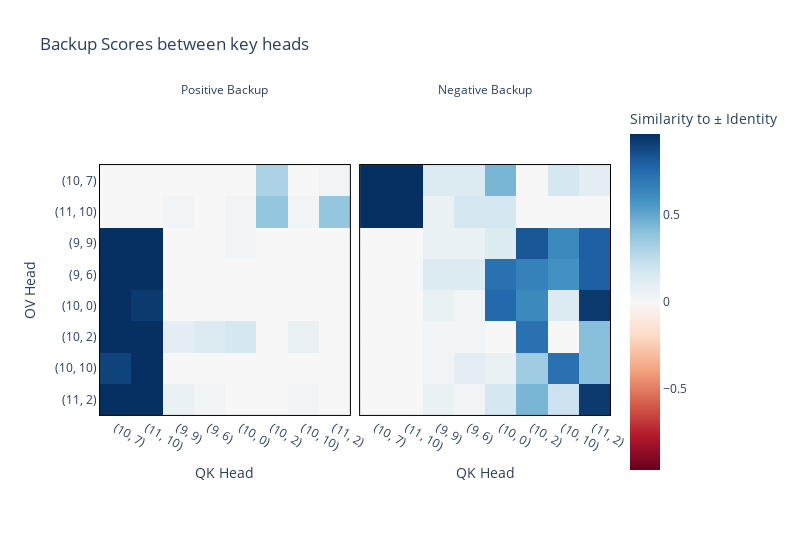

Source (notebook cell):
### Code cell
imshow(
    torch.stack([interesting_head_backup_scores, neg_interesting_head_backup_scores]),
    return_fig = False,
    facet_col = 0,
    facet_labels = ["Positive Backup", "Negative Backup"],
    title="Backup Scores between key heads",
    x = [str(i) for i in all_heads_list], y = [str(i) for i in all_heads_list],
    labels={"x": "QK Head", "y": "OV Head", "color": "Similarity to ± Identity"},
    #coloraxis=dict(colorbar_ticksuffix = "%"),
    border=True,
    width=800,
    margin={"r": 100, "l": 100}
)

### Figure 1 — Plotly figure (JSON) as saved in the notebook; plotly's stock layout.template omitted (floating-point values rounded to 4 significant figures)
{"data": [{"coloraxis": "coloraxis", "hovertemplate": "QK Head: %{x}<br>OV Head: %{y}<br>Similarity to ± Identity: %{z}<extra></extra>", "name": "0", "type": "heatmap", "x": ["(10, 7)", "(11, 10)", "(9, 9)", "(9, 6)", "(10, 0)", "(10, 2)", "(10, 10)", "(11, 2)"], "xaxis": "x", "y": ["(10, 7)", "(11, 10)", "(9, 9)", "(9, 6)", "(10, 0)", "(10, 2)", "(10, 10)", "(11, 2)"], "yaxis": "y", "z": [[0, 0, 0, 0, 0, 0.3103, 0, 0.03448], [0, 0, 0.03448, 0, 0.03448, 0.3793, 0.03448, 0.3793], [0.9655, 0.9655, 0, 0, 0.03448, 0, 0, 0], [0.9655, 0.9655, 0, 0, 0, 0, 0, 0], [0.9655, 0.931, 0, 0, 0, 0, 0, 0], [0.9655, 0.9655, 0.1034, 0.1379, 0.1724, 0, 0.06897, 0], [0.8966, 0.9655, 0, 0, 0, 0, 0, 0], [0.9655, 0.9655, 0.06897, 0.03448, 0, 0, 0.03448, 0]]}, {"coloraxis": "coloraxis", "hovertemplate": "QK Head: %{x}<br>OV Head: %{y}<br>Similarity to ± Identity: %{z}<extra></extra>", "name": "1", "type": "heatmap", "x": ["(10, 7)", "(11, 10)", "(9, 9)", "(9, 6)", "(10, 0)", "(10, 2)", "(10, 10)", "(11, 2)"], "xaxis": "x2", "y": ["(10, 7)", "(11, 10)", "(9, 9)", "(9, 6)", "(10, 0)", "(10, 2)", "(10, 10)", "(11, 2)"], "yaxis": "y2", "z": [[0.9655, 0.9655, 0.1379, 0.1379, 0.4483, 0, 0.1724, 0.1034], [0.9655, 0.9655, 0.06897, 0.1724, 0.1724, 0, 0, 0], [0, 0, 0.06897, 0.06897, 0.1379, 0.8276, 0.6207, 0.7931], [0, 0, 0.1379, 0.1379, 0.7241, 0.6552, 0.5862, 0.7931], [0, 0, 0.06897, 0.03448, 0.7586, 0.6207, 0.1379, 0.931], [0, 0, 0.03448, 0.03448, 0, 0.7241, 0, 0.4138], [0, 0, 0.03448, 0.1034, 0.06897, 0.3448, 0.7241, 0.4138], [0, 0, 0.06897, 0.03448, 0.1724, 0.4483, 0.2069, 0.931]]}], "layout": {"annotations": [{"font": {}, "showarrow": false, "text": "Positive Backup", "x": 0.245, "xanchor": "center", "xref": "paper", "y": 1, "yanchor": "bottom", "yref": "paper"}, {"font": {}, "showarrow": false, "text": "Negative Backup", "x": 0.755, "xanchor": "center", "xref": "paper", "y": 1, "yanchor": "bottom", "yref": "paper"}], "coloraxis": {"cmid": 0, "colorbar": {"title": {"text": "Similarity to ± Identity"}}, "colorscale": [[0, "rgb(103,0,31)"], [0.1, "rgb(178,24,43)"], [0.2, "rgb(214,96,77)"], [0.3, "rgb(244,165,130)"], [0.4, "rgb(253,219,199)"], [0.5, "rgb(247,247,247)"], [0.6, "rgb(209,229,240)"], [0.7, "rgb(146,197,222)"], [0.8, "rgb(67,147,195)"], [0.9, "rgb(33,102,172)"], [1, "rgb(5,48,97)"]]}, "margin": {"l": 100, "r": 100}, "title": {"text": "Backup Scores between key heads"}, "width": 800, "xaxis": {"anchor": "y", "constrain": "domain", "domain": [0, 0.49], "linecolor": "black", "linewidth": 1, "mirror": true, "scaleanchor": "y", "showline": true, "title": {"text": "QK Head"}}, "xaxis2": {"anchor": "y2", "domain": [0.51, 1], "linecolor": "black", "linewidth": 1, "matches": "x", "mirror": true, "showline": true, "title": {"text": "QK Head"}}, "yaxis": {"anchor": "x", "autorange": "reversed", "constrain": "domain", "domain": [0, 1], "linecolor": "black", "linewidth": 1, "mirror": true, "showline": true, "title": {"text": "OV Head"}}, "yaxis2": {"anchor": "x2", "domain": [0, 1], "linecolor": "black", "linewidth": 1, "matches": "y", "mirror": true, "showline": true, "showticklabels": false}}}
